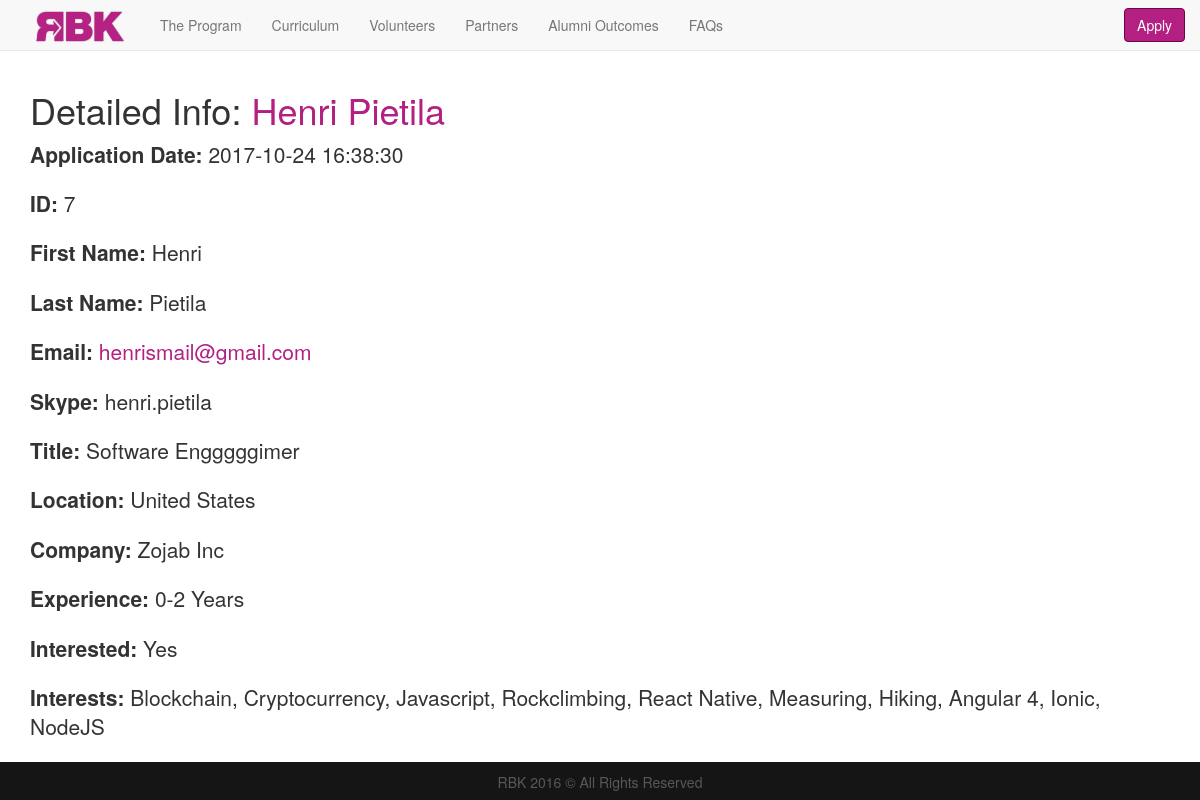
/apply/public/admin/detailed.php?id=7, run on the app's committed database.
### tables this page shows
CREATE TABLE `tbl_mentors` (
  `id` tinyint(5) NOT NULL,
  `first_name` varchar(255) NOT NULL,
  `last_name` varchar(255) NOT NULL,
  `email` varchar(255) NOT NULL,
  `skype` varchar(255) NOT NULL,
  `title` varchar(255) NOT NULL,
  `location` varchar(255) NOT NULL,
  `company` varchar(255) NOT NULL,
  `many_years` varchar(255) NOT NULL,
  `interested` tinyint(1) NOT NULL,
  `tech_non_tech` text NOT NULL,
  `registration_date` timestamp NOT NULL DEFAULT CURRENT_TIMESTAMP
);

### apply/public/admin/detailed.php (the view, shortened to what this page needs)
<!DOCTYPE html>
<html lang="en">
<head>
    <link rel="stylesheet" href="https://maxcdn.bootstrapcdn.com/bootstrap/3.3.7/css/bootstrap.min.css"
>
    <link rel="stylesheet" href="../_css/styles.css">
</head>
<body>
    <?php
        $conn = mysqli_connect(SERVER, DB_USERNAME, DB_PASSWORD, DB_NAME);
        $id = $_GET["id"];
        mysqli_set_charset($conn,"utf8");
        $sql = "SELECT * FROM tbl_mentors WHERE id=".$id;
        $result = mysqli_query($conn, $sql);
        if(mysqli_num_rows($result) > 0){
            while ($row = mysqli_fetch_assoc($result)){
                $inter = "Yes";
                $id = $row["id"];
                $first_name = $row["first_name"];
                $last_name = $row["last_name"];
                $email = $row["email"];
                $skype = $row["skype"];
                $title = $row["title"];
                $location = $row["location"];
                $company = $row["company"];
                $many_years = $row["many_years"];
                $interested = $row['tech_non_tech'];
                $registration_date= $row['registration_date'];
            }
        }
    ?>
        <nav class="navbar navbar-default navbar-fixed-top">
            <div class="container">
               <div class="navbar-header">
                    <a href="http://rbk.org" class="navbar-brand">
                        <img class="img-responsive logo_header" src="../_images/rbk_logo.png" alt="RBK logo"></a>
                </div>
                    <div class="collapse navbar-collapse" id="mydropdown">
                    <ul class="nav navbar-nav">
                        <li class="text-center"><a href="http://rbk.org/#Program">The Program</a></li>
                        <li class="text-center"><a href="http://rbk.org/#Curriculum">Curriculum</a></li>
                        <li class="text-center"><a href="http://rbk.org/#Volunteers">Volunteers</a></li>
                        <li class="text-center"><a href="http://rbk.org/#Partners">Partners</a></li>
                        <li class="text-center"><a href="http://rbk.org/alumni-outcomes/">Alumni Outcomes</a></li>
                        <li class="text-center"><a href="http://rbk.org/faqs/">FAQs</a></li>
                    </ul>
                    <button id="applyButton" class="btn btn-sample navbar-btn navbar-right" onclick="window.open('http://rbkadmissions.herokuapp.com/#/','_self','resizable=yes')">Apply</button>
               </div>
           </div>
        </nav>
    <div class="container" style="padding-top:70px;">
        <h1> Detailed Info:
            <span style="color:#B32082;">
                <?php echo $first_name . ' '. $last_name;?>
            </span>
        </h1>
        <p class="lead"><strong>Application Date: </strong><?php echo $registration_date; ?></p>
        <P class="lead"><strong>ID: </strong><?php echo $id; ?> </p>
        <p class="lead"><strong>First Name: </strong><?php echo $first_name; ?> </p>
        <p class="lead"><strong>Last Name: </strong><?php echo $last_name; ?> </p>
        <p class="lead"><strong>Email: </strong><a href="mailto:<?php echo $email; ?>"><?php echo $email; ?></a></p>
        <p class="lead"><strong>Skype: </strong><?php echo $skype; ?></p>
        <p class="lead"><strong>Title: </strong><?php echo $title;; ?></p>
        <p class="lead"><strong>Location: </strong><?php echo $location; ?></p>
        <p class="lead"><strong>Company: </strong><?php echo $company; ?></p>
        <p class="lead"><strong>Experience: </strong><?php echo $many_years.' Years'; ?></p>
        <p class="lead"><strong>Interested: </strong><?php echo $inter; ?></p>
        <p class="lead"><strong>Interests: </strong><?php echo $interested; ?></p>
    </div>
    <div class="contianer-fluid footer">
        <p class="text-center">RBK 2016 © All Rights Reserved</p>
    </div>
</body>
</html>

### apply/public/_css/styles.css (style rules this page uses)
.btn-sample { color: #ffffff; background-color: #B32082; border-color: #70024B; }
.footer { background-color: #151515; color: #585858; height: 40px; line-height: 40px; }
.logo_header { max-width: 100px; }
.navbar .navbar-brand { padding-top: 10px; }
a { color: #B32082; }

### data on the page
tbl_mentors: first_name "Henri", last_name "Pietila", registration_date "2017-10-24 16:38:30", id "7", email "henrismail@gmail.com", skype "henri.pietila", title "Software Engggggimer", location "United States", company "Zojab Inc", many_years "0-2", tech_non_tech "Blockchain, Cryptocurrency, Javascript, Rockclimbing, React Native, Measuring, Hiking, Angular 4, Ionic, NodeJS"

### other printed values
$inter "Yes"
